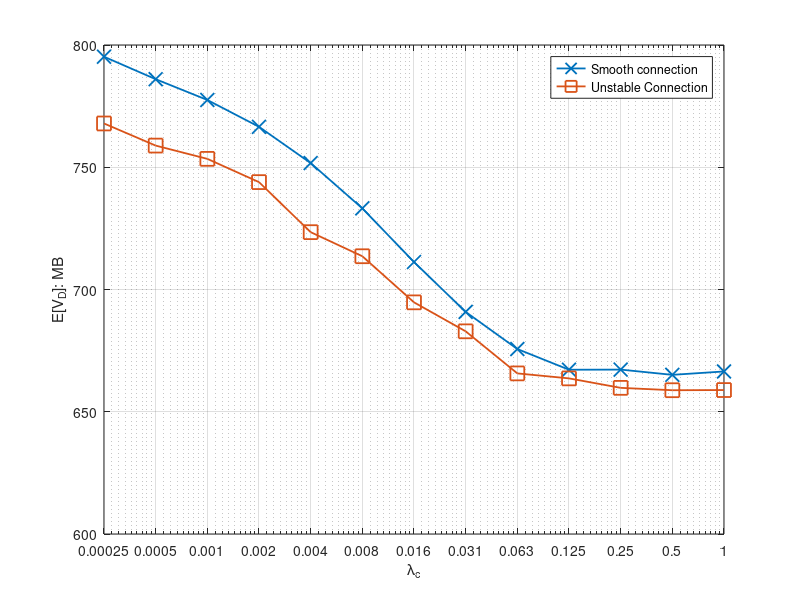

MATLAB code to generate this figure:
%% File size
%N=10000
%x_label =[0	1	2	3	4	5	6	7	8	9	10	11	12	13	14	15	16	17	18	20	21	22	23	24	26]
%N=50000
%x_label =[0	1	2	3	4	5	6	7	8	9	10	11	12	13	14	15	16	17	18	19	20	21	22	23	24	26	27	29]
%N=100000
%x_label =[0.5	1	1.5	2	2.5	3	3.5	4	4.5	5	5.5	6	6.5	7	7.5	8	8.5	9	9.5	10]

x_label =[0.000244141	0.000488281	0.000976563	0.001953125	0.00390625	0.0078125	0.015625	0.03125	0.0625	0.125	0.25	0.5	1]


%% for DeadlinMissRatio

%Miss ratio
%y_11 = [0.3719	0.3857	0.3965	0.4187	0.4493	0.4779	0.5183	0.5503	0.5684	0.5777	0.5773	0.5863	0.5843]
%y_12 = [0.4141	0.4319	0.4378	0.4535	0.4887	0.5062	0.5473	0.5582	0.5827	0.5821	0.5828	0.5938	0.5932]


%E[V_O]
%y_11 = [573.56809	515.715225	440.212088	354.734043	269.71739	191.648727	125.827564	73.309852	40.168296	20.953996	10.878872	5.467062	2.771914]
%y_12 = [314.260678	294.785647	270.371433	235.434217	185.422994	134.093958	82.798113	45.315428	22.657575	11.086362	5.433482	2.62315	1.314033]


%E[V_D]
y_11 = [795.210421	786.017083	777.516884	766.539297	751.707216	733.189309	711.244481	690.835082	675.654359	667.187759	667.238519	665.095437	666.48004]
y_12 = [767.904963	758.859532	753.432296	743.920961	723.450367	713.60227	694.746412	682.895498	665.685424	663.649856	659.774869	658.803496	658.873594]





i = i+1;
figure(i)

semilogx(x_label,y_11,'-x', 'MarkerSize',10, 'LineWidth',1.3)
hold on
semilogx(x_label,y_12,'-s', 'MarkerSize',10, 'LineWidth',1.3)
hold on
%plot(x_label,y_21,'-+', 'MarkerSize',10, 'LineWidth',1.3)
%hold on
%plot(x_label,y_22,'-^', 'MarkerSize',10, 'LineWidth',1.3)
%hold on
%plot(x_label,y_31,'-d', 'MarkerSize',10, 'LineWidth',1.3)
%hold on
%plot(x_label,y_32,'-o', 'MarkerSize',10, 'LineWidth',1.3)
%hold on

%ylabel('P_{miss}')
%ylabel('E[V_0]: MB')
ylabel('E[V_D]: MB')
%xlabel('E[t_0]:')
xlabel('\lambda_c')


%xticklabels({'62.5','125','250','500','1000','2000','4000','8000'});
%xticklabels({'10','20','40','80','160','320','640','1280'});
%xticklabels({'50','100','150','200','250','300','350','400'});
%xticklabels({'1',	'0.5',	'0.2',	'0.1',	'0.05',	'0.025',	'0.016666667',	'0.008333333',	'0.006666667',	'0.003333333',	'0.001666667'	,'0.000833333',	'0.000416667'});
xticklabels({'0.00025',	'0.0005',	'0.001',	'0.002',	'0.004',	'0.008',	'0.016',	'0.031',	'0.063',	'0.125',	'0.25',	'0.5',	'1'});




												
xlim([0.000244141, 1]);

%xticklabels({'0',	'1',	'2',	'3',	'4','5',	'6',	'7',	'8',	'9',	'10',	'11',	'12',	'13',	'14',	'15',	'16',	'17'	,'18'	,'20'	,'21'	,'22',	'23',	'24',	'26'});
set(gca, 'XTick', x_label);
%set(gca,'xticklabel',num2str(get(gca,'XTick')','%.4f'))
%legend({'F=200','F=500','F=1000'},'NumColumns',1);
legend({'Smooth connection','Unstable Connection'},'NumColumns',1);

hold off;
grid on;